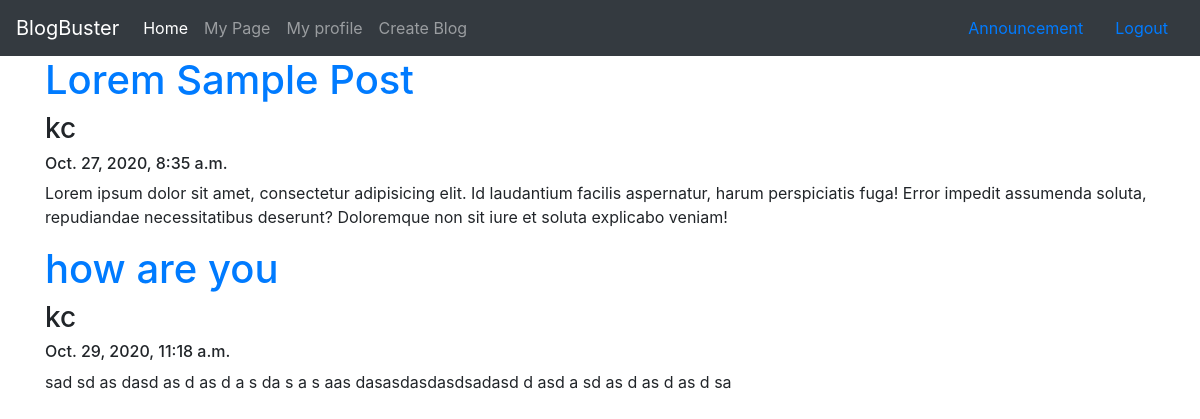
Page /mypage/ (signed in) on the committed database.
### blogger/models.py (models this page shows, shortened)
class BlogPost(models.Model):
    blog_title = models.CharField(max_length=250)
    blog_content = models.TextField(blank=True)
    blog_publish = models.DateTimeField(auto_now_add=True)
    blog_user = models.ForeignKey(User, on_delete=models.CASCADE)

### blogger/views.py (the view)
# urls.py: path('mypage/',views.mypage, name='mypage'),
@login_required()
def mypage(request):
    content = BlogPost.objects.filter(blog_user=request.user)
    return render(request, 'blogger/mypage.html', {'content':content})

### blogger/templates/blogger/mypage.html (shortened to what this page needs)
{% extends 'blogger/base.html' %}
{% block content %}
<div class="container">
{% for profile in content %}
<a href="{% url 'viewblog' profile.id %}"><h1>{{profile.blog_title}}</h1></a>
<h3>{{profile.blog_user}}</h3>
<h6>{{ profile.blog_publish}}</h6>
<p>{{profile.blog_content|truncatechars:255 }}</p>
{% endfor %}
</div>
{% endblock %}

### rows in the picture
BlogPost: blog_title "Lorem Sample Post", blog_user "kc", blog_publish "Oct. 27, 2020, 8:35 a.m.", blog_content "Lorem ipsum dolor sit amet, consectetur adipisicing elit. Id laudantium facilis aspernatur, harum perspiciatis fuga! Error impedit assumenda soluta, repudiandae necessitatibus deserunt? Doloremque non sit iure et soluta explicabo veniam!"
BlogPost: blog_title "how are you", blog_user "kc", blog_publish "Oct. 29, 2020, 11:18 a.m.", blog_content "sad sd as dasd as d as d a s da s a s aas dasasdasdasdsadasd d asd a sd as d as d as d sa"
